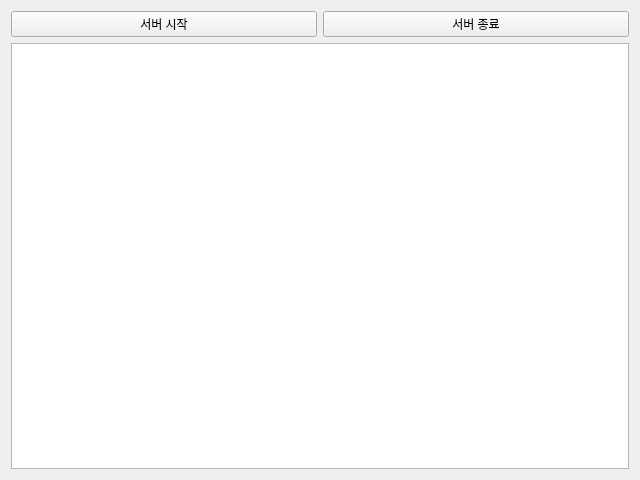
<?xml version="1.0" encoding="UTF-8"?>
<ui version="4.0">
 <class>ServerInfoForm</class>
 <widget class="QWidget" name="ServerInfoForm">
  <property name="geometry">
   <rect>
    <x>0</x>
    <y>0</y>
    <width>640</width>
    <height>480</height>
   </rect>
  </property>
  <property name="windowTitle">
   <string>Form</string>
  </property>
  <layout class="QVBoxLayout" name="verticalLayout_2">
   <item>
    <layout class="QVBoxLayout" name="verticalLayout">
     <item>
      <layout class="QHBoxLayout" name="horizontalLayout">
       <item>
        <widget class="QPushButton" name="startServer">
         <property name="text">
          <string>서버 시작</string>
         </property>
        </widget>
       </item>
       <item>
        <widget class="QPushButton" name="stopServer">
         <property name="text">
          <string>서버 종료</string>
         </property>
        </widget>
       </item>
      </layout>
     </item>
     <item>
      <widget class="QPlainTextEdit" name="serverLog"/>
     </item>
    </layout>
   </item>
  </layout>
 </widget>
 <resources/>
 <connections/>
</ui>
